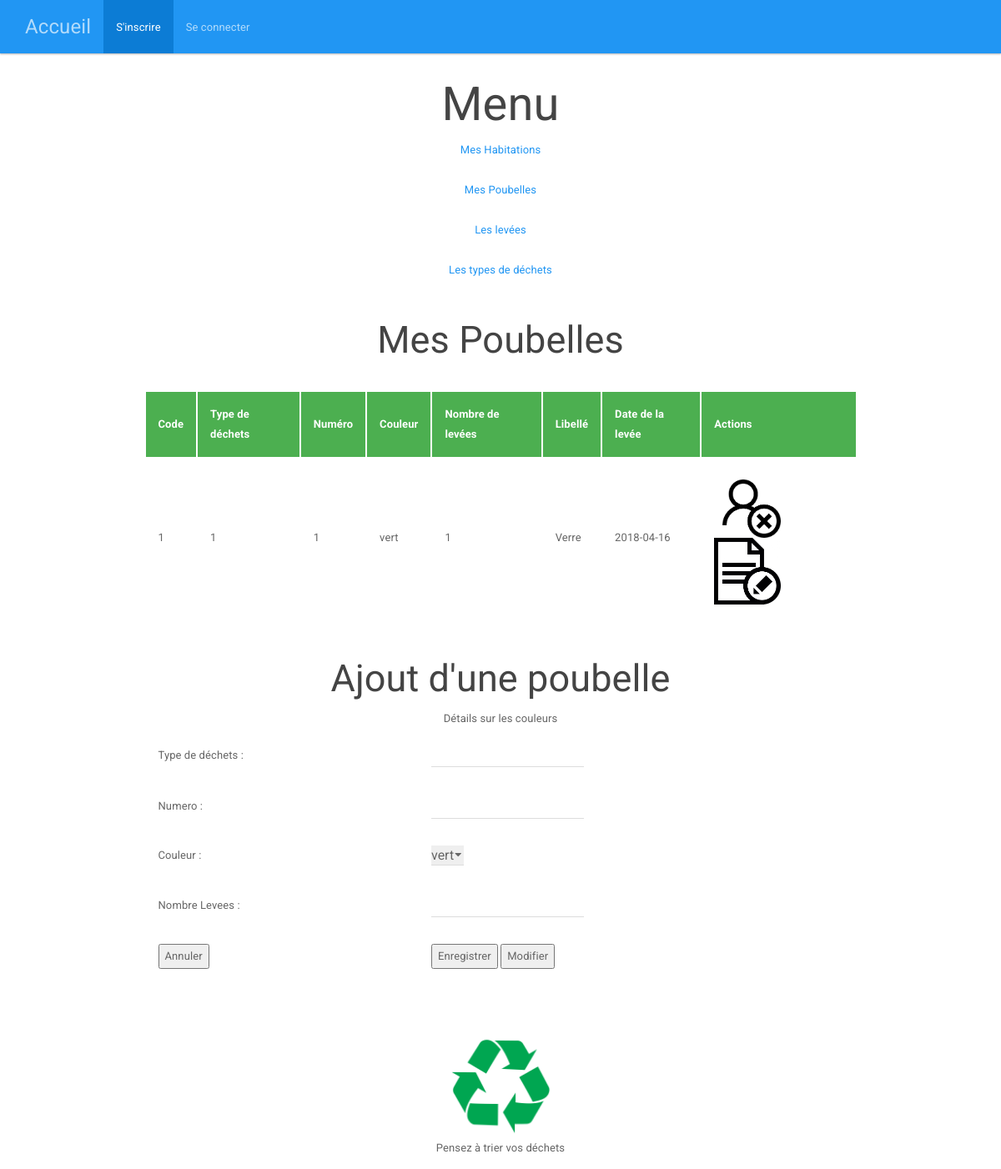
The app's page /index.php?page=2 with its own data.
### tables this page shows
create table poubelle
	(
		codep int(5) not null auto_increment,
		code int(5) not null,
		num int(5) not null,
		couleur enum("jaune", "vert", "noir"),
		nblevees int(3),
		primary key(codep),
		foreign key(code) references type_dechet,
		foreign key(num) references levee
	);

create table type_dechet
	(
		code int(5) not null auto_increment,
		libelle varchar(100),
		recyclable boolean,
		tarif float(5.2),
		primary key(code)
	);

create table levee
	(
		num int(5) not null auto_increment,
		datelevee date,
		poids float(5.2),
		primary key(num)
	);

### modele.php (called while the page is built, shortened)
<?php
function connexion()
    {
    $con = mysqli_connect("localhost","root","","triselectif");
    return $con;
    }
    function selectAllPoubelleM()
    {
        $con=connexion();
        $requete="select
        p.codep,
        t.code,
        l.num,
        p.couleur,
        p.nblevees,
        t.libelle as libellepoubelle,
        l.datelevee as leveepoubelle
        from
        poubelle p,
        type_dechet t,
        levee l
         where
         p.code = t.code
         and
         p.num = l.num
         order by codep
         ;";
       $resultat = mysqli_query($con,$requete);
        return $resultat;
    }

### controleur.php (called while the page is built, shortened)
<?php
	include("modele/modele.php");
	function selectAllPoubelleC()
	{
		$resultat = selectAllPoubelleM();
		return $resultat;
	}

### vuepoubelle.php (the view, shortened to what this page needs)
<center>
	<h2> Mes Poubelles </h2>
	<br/>
	<table border = 0>
		<tr><th> Code </th>
			<th> Type de déchets </th>
			<th> Numéro </th>
			<th> Couleur </th>
			<th> Nombre de levées </th>
			<th> Libellé </th>
			<th> Date de la levée </th>
			<th> Actions </th>
		</tr>
			<?php
			foreach ($resultats as $unResultat)
			{
				echo"<tr>
				<td>".$unResultat['codep']."</td>
				<td>".$unResultat['code']."</td>
				<td>".$unResultat['num']."</td>
				<td>".$unResultat['couleur']."</td>
				<td>".$unResultat['nblevees']."</td>
				<td>".$unResultat['libellepoubelle']."</td>
				<td>".$unResultat['leveepoubelle']."</td>
				<td> 	<a href='index.php?page=2&action=X&codep=".$unResultat['codep']."'>
							<img src='image/supprimer.png' width='80' height='80' > </a>
							<a href='index.php?page=2&action=E&codep=".$unResultat['codep']."'>
							<img src='image/editer.jpg' width='80' height='80' > </a>
				</tr>";
			}
			?>
	</table>
		<br/>
			<h2>Ajout d'une poubelle</h2>
				<form method="post" action="">
					<div title="vert : Verre, jaune : plastique et emballage, noir : Autres">Détails sur les couleurs</div>
					<table border= 0 >
						<tr><td>Type de déchets : </td> <td> <input type="text" name="code" value="<?php if(isset($resultat)) echo $resultat['code'] ; ?>"></td></tr>
						<tr><td>Numero : </td> <td> <input type="text" name="num" value="<?php if(isset($resultat)) echo $resultat['num'] ; ?>"></td></tr>
							<tr><td>Couleur : </td> <td>
								<select name="couleur" value="<?php if(isset($resultat)) echo $resultat['couleur'] ; ?>">
						<option value="vert"> vert </option>
						</select>
						<tr><td>Nombre Levees : </td> <td> <input type="text" name="nblevees" value="<?php if(isset($resultat)) echo $resultat['nblevees'] ; ?>"></td></tr>
							<td> <input type="reset" name="Annuler" value="Annuler"></td>
							<td> <input type="submit" name="Enregistrer" value="Enregistrer">
							<input type="submit" name="Modifier" value="Modifier"></td>
						</tr>
					</table>
				</form>
</center>

### records on screen
poubelle: codep "1", code.code "1", num.num "1", couleur "vert", nblevees "1", code.libelle "Verre", num.datelevee "2018-04-16"
